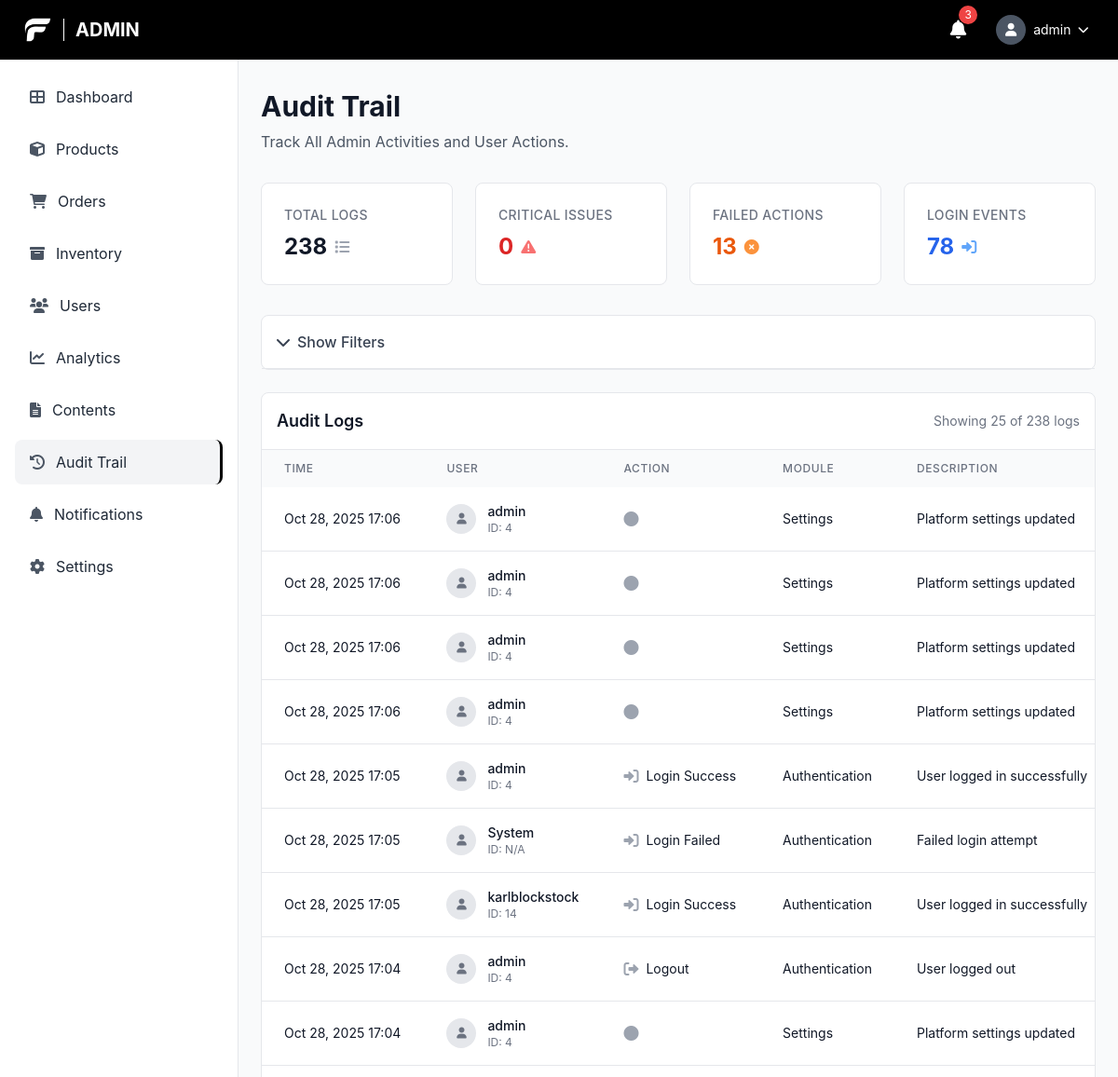
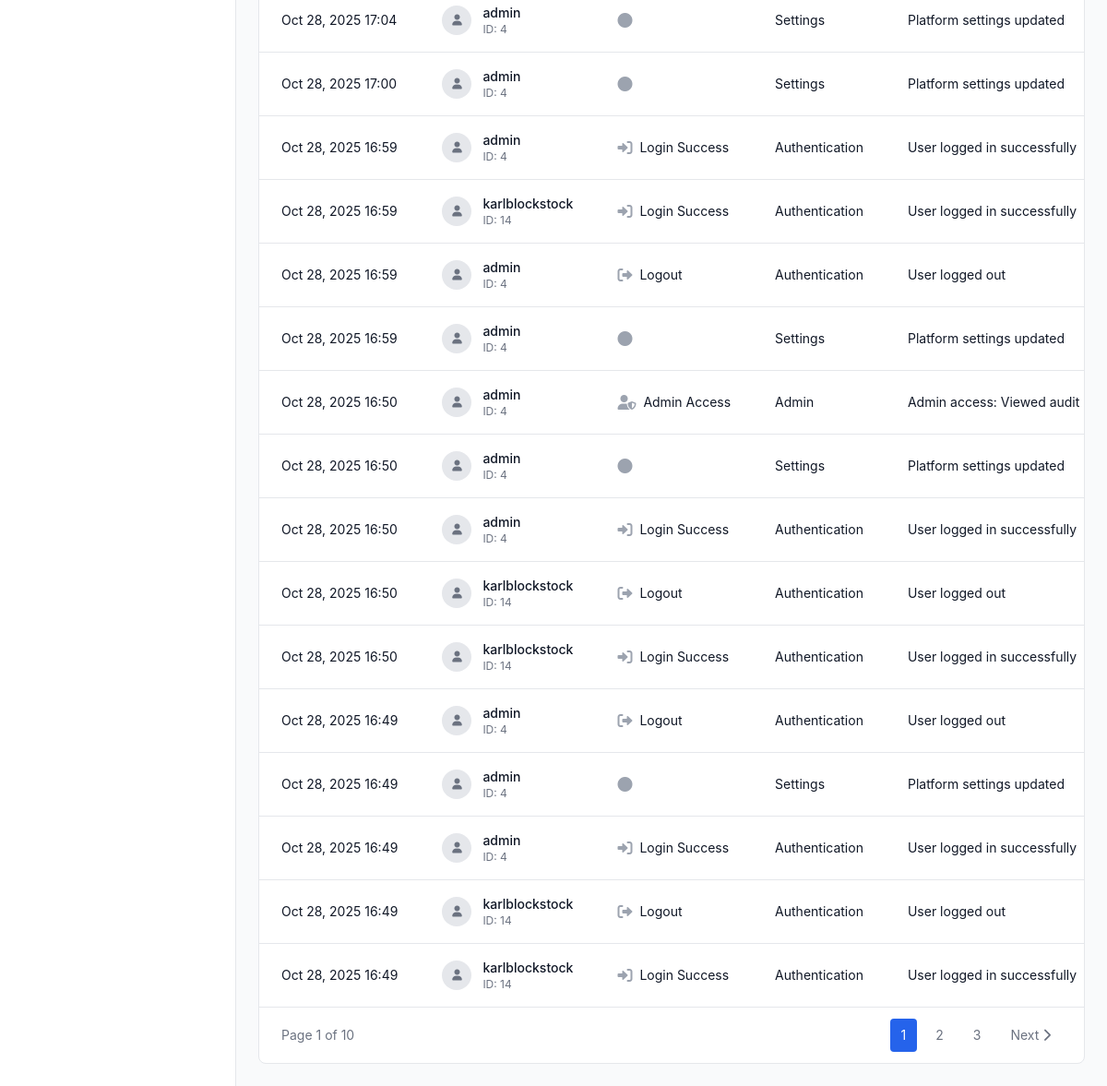
/admin/audit_logs.php (signed in), run on the app's committed database (2 pictures, top to bottom).
### tables this page shows
CREATE TABLE `audit_logs` (
  `audit_id` bigint(20) UNSIGNED NOT NULL,
  `user_id` bigint(20) UNSIGNED DEFAULT NULL COMMENT 'ID of the user who performed the action',
  `username` varchar(100) DEFAULT NULL COMMENT 'Username for quick reference',
  `action_type` enum('login_success','login_failed','logout','password_change','password_reset_request','password_reset_complete','profile_update','user_create','user_update','user_delete','user_status_change','product_create','product_update','product_delete','product_status_change','inventory_adjustment','order_create','order_update','order_status_change','order_cancel','order_refund','payment_process','payment_refund','promo_create','promo_update','promo_delete','promo_status_change','category_create','category_update','category_delete','subcategory_create','subcategory_update','subcategory_delete','shipping_fee_update','system_settings_change','admin_access','data_export','data_import','content_create','content_update','content_delete','content_archive','content_publish','other') NOT NULL COMMENT 'Type of action performed',
  `module` varchar(50) NOT NULL COMMENT 'Module/feature where action occurred (e.g., users, products, orders)',
  `description` text NOT NULL COMMENT 'Detailed description of the action',
  `old_values` longtext DEFAULT NULL COMMENT 'JSON of old values before change',
  `new_values` longtext DEFAULT NULL COMMENT 'JSON of new values after change',
  `ip_address` varchar(45) DEFAULT NULL COMMENT 'IP address of the user',
  `user_agent` text DEFAULT NULL COMMENT 'User agent string',
  `reference_id` bigint(20) UNSIGNED DEFAULT NULL COMMENT 'ID of the record being modified (e.g., product_id, order_id)',
  `reference_type` varchar(50) DEFAULT NULL COMMENT 'Type of reference (e.g., product, order, user)',
  `severity` enum('low','medium','high','critical') NOT NULL DEFAULT 'low' COMMENT 'Severity level of the action',
  `status` enum('success','failed','warning') NOT NULL DEFAULT 'success' COMMENT 'Status of the action',
  `created_at` timestamp NOT NULL DEFAULT current_timestamp()
);

### admin/audit_logs.php (the view, shortened to what the rows shown need)
<?php
require_once '../config/database.php';
require_once '../config/audit_logger.php';
$auditLogger = new AuditLogger();
$auditLogger->logAdminAccess('Viewed audit logs', 'Accessed audit trail page');
$filters = [
    'user_id' => $_GET['user_id'] ?? '',
    'action_type' => $_GET['action_type'] ?? '',
    'module' => $_GET['module'] ?? '',
    'severity' => $_GET['severity'] ?? '',
    'date_from' => $_GET['date_from'] ?? '',
    'date_to' => $_GET['date_to'] ?? '',
    'search' => $_GET['search'] ?? ''
];
$filters = array_filter($filters, function($value) {
    return $value !== '';
});
$page = max(1, (int)($_GET['page'] ?? 1));
$limit = 25;
$offset = ($page - 1) * $limit;
$logs = $auditLogger->getLogs($filters, $limit, $offset);
function getActionTypeIcon($actionType) {
    if (strpos($actionType, 'login') !== false) return 'fas fa-sign-in-alt';
    if (strpos($actionType, 'logout') !== false) return 'fas fa-sign-out-alt';
    if (strpos($actionType, 'admin') !== false) return 'fas fa-user-shield';
    return 'fas fa-circle';
}
?>
<!DOCTYPE html>
<html lang="en">
<head>
    <script src="https://cdn.tailwindcss.com"></script>
    <link href="https://cdnjs.cloudflare.com/ajax/libs/font-awesome/6.0.0/css/all.min.css" rel="stylesheet">
    <link rel="stylesheet" href="../css/style.css">
</head>
<body class="font-body bg-gray-50">
    <header class="bg-black text-white fixed top-0 left-0 right-0 z-50 h-16 flex items-center justify-between px-6">
        <div class="flex items-center space-x-3">
            <h1 class="text-xl font-bold uppercase">Admin</h1>
        </div>
    </header>
    <main class="ml-64 pt-16 pb-6 px-6 pt-24">
        <div class="mb-8">
            <h1 class="text-3xl font-bold text-gray-900 mb-2">Audit Trail</h1>
        </div>
        <div class="bg-white rounded-lg border border-gray-200 overflow-hidden">
            <?php if (empty($logs)): ?>
                <div class="text-center py-12">
                    <i class="fas fa-history text-4xl text-gray-300 mb-4"></i>
                    <p class="text-gray-500 text-lg">No audit logs found</p>
                    <p class="text-gray-400 text-sm">Try adjusting your filters or check back later</p>
                </div>
            <?php else: ?>
                <div class="overflow-x-auto">
                    <table class="w-full">
                        <thead class="bg-gray-50">
                            <tr>
                                <th class="px-6 py-3 text-left text-xs font-medium text-gray-500 uppercase tracking-wider">Time</th>
                                <th class="px-6 py-3 text-left text-xs font-medium text-gray-500 uppercase tracking-wider">User</th>
                                <th class="px-6 py-3 text-left text-xs font-medium text-gray-500 uppercase tracking-wider">Action</th>
                                <th class="px-6 py-3 text-left text-xs font-medium text-gray-500 uppercase tracking-wider">Module</th>
                                <th class="px-6 py-3 text-left text-xs font-medium text-gray-500 uppercase tracking-wider">Description</th>
                            </tr>
                        </thead>
                        <tbody class="bg-white divide-y divide-gray-200">
                            <?php foreach ($logs as $log): ?>
                                <tr class="log-row">
                                    <td class="px-6 py-4 whitespace-nowrap text-sm text-gray-900">
                                        <?php echo date('M j, Y H:i', strtotime($log['created_at'])); ?>
                                    </td>
                                    <td class="px-6 py-4 whitespace-nowrap">
                                        <div class="flex items-center">
                                            <div class="w-8 h-8 bg-gray-200 rounded-full flex items-center justify-center mr-3">
                                                <i class="fas fa-user text-gray-500 text-xs"></i>
                                            </div>
                                            <div>
                                                <div class="text-sm font-medium text-gray-900">
                                                    <?php echo htmlspecialchars($log['username'] ?: 'System'); ?>
                                                </div>
                                                <div class="text-xs text-gray-500">
                                                    ID: <?php echo $log['user_id'] ?: 'N/A'; ?>
                                                </div>
                                            </div>
                                        </div>
                                    </td>
                                    <td class="px-6 py-4 whitespace-nowrap">
                                        <div class="flex items-center">
                                            <i class="<?php echo getActionTypeIcon($log['action_type']); ?> text-gray-400 mr-2"></i>
                                            <span class="text-sm text-gray-900">
                                                <?php echo ucwords(str_replace('_', ' ', $log['action_type'])); ?>
                                            </span>
                                        </div>
                                    </td>
                                    <td class="px-6 py-4 whitespace-nowrap text-sm text-gray-900">
                                        <?php echo ucwords(str_replace('_', ' ', $log['module'])); ?>
                                    </td>
                                    <td class="px-6 py-4 text-sm text-gray-900 max-w-xs truncate">
                                        <?php echo htmlspecialchars($log['description']); ?>
                                    </td>
                                </tr>
                            <?php endforeach; ?>
                        </tbody>
                    </table>
                </div>
            <?php endif; ?>
        </div>
    </main>
</body>
</html>

### data on the page
audit_logs: created_at "Oct 28, 2025 17:06", username "admin", user "4", module "Settings", description "Platform settings updated"
audit_logs: created_at "Oct 28, 2025 17:06", username "admin", user "4", module "Settings", description "Platform settings updated"
audit_logs: created_at "Oct 28, 2025 17:06", username "admin", user "4", module "Settings", description "Platform settings updated"
audit_logs: created_at "Oct 28, 2025 17:06", username "admin", user "4", module "Settings", description "Platform settings updated"
audit_logs: created_at "Oct 28, 2025 17:05", username "admin", user "4", action_type "Login Success", module "Authentication", description "User logged in successfully"
audit_logs: created_at "Oct 28, 2025 17:05", username "System", user "N/A", action_type "Login Failed", module "Authentication", description "Failed login attempt"
audit_logs: created_at "Oct 28, 2025 17:05", username "karlblockstock", user "14", action_type "Login Success", module "Authentication", description "User logged in successfully"
audit_logs: created_at "Oct 28, 2025 17:04", username "admin", user "4", action_type "Logout", module "Authentication", description "User logged out"
audit_logs: created_at "Oct 28, 2025 17:04", username "admin", user "4", module "Settings", description "Platform settings updated"
audit_logs: created_at "Oct 28, 2025 17:04", username "admin", user "4", module "Settings", description "Platform settings updated"
audit_logs: created_at "Oct 28, 2025 17:00", username "admin", user "4", module "Settings", description "Platform settings updated"
audit_logs: created_at "Oct 28, 2025 16:59", username "admin", user "4", action_type "Login Success", module "Authentication", description "User logged in successfully"
audit_logs: created_at "Oct 28, 2025 16:59", username "karlblockstock", user "14", action_type "Login Success", module "Authentication", description "User logged in successfully"
audit_logs: created_at "Oct 28, 2025 16:59", username "admin", user "4", action_type "Logout", module "Authentication", description "User logged out"
audit_logs: created_at "Oct 28, 2025 16:59", username "admin", user "4", module "Settings", description "Platform settings updated"
audit_logs: created_at "Oct 28, 2025 16:50", username "admin", user "4", action_type "Admin Access", module "Admin", description "Admin access: Viewed audit logs - Acc…"
audit_logs: created_at "Oct 28, 2025 16:50", username "admin", user "4", module "Settings", description "Platform settings updated"
audit_logs: created_at "Oct 28, 2025 16:50", username "admin", user "4", action_type "Login Success", module "Authentication", description "User logged in successfully"
audit_logs: created_at "Oct 28, 2025 16:50", username "karlblockstock", user "14", action_type "Logout", module "Authentication", description "User logged out"
audit_logs: created_at "Oct 28, 2025 16:50", username "karlblockstock", user "14", action_type "Login Success", module "Authentication", description "User logged in successfully"
audit_logs: created_at "Oct 28, 2025 16:49", username "admin", user "4", action_type "Logout", module "Authentication", description "User logged out"
audit_logs: created_at "Oct 28, 2025 16:49", username "admin", user "4", module "Settings", description "Platform settings updated"
audit_logs: created_at "Oct 28, 2025 16:49", username "admin", user "4", action_type "Login Success", module "Authentication", description "User logged in successfully"
audit_logs: created_at "Oct 28, 2025 16:49", username "karlblockstock", user "14", action_type "Logout", module "Authentication", description "User logged out"
audit_logs: created_at "Oct 28, 2025 16:49", username "karlblockstock", user "14", action_type "Login Success", module "Authentication", description "User logged in successfully"

### other printed values
$_SESSION['username'] "admin"
$item['text'] "Dashboard"
$item['text'] "Products"
$item['text'] "Orders"
$item['text'] "Inventory"
$item['text'] "Users"
$item['text'] "Analytics"
$item['text'] "Contents"
$item['text'] "Audit Trail"
$item['text'] "Notifications"
$item['text'] "Settings"
$stats['total_logs'] "238"
$stats['critical_logs'] "0"
$stats['failed_logs'] "13"
$stats['login_logs'] "78"
